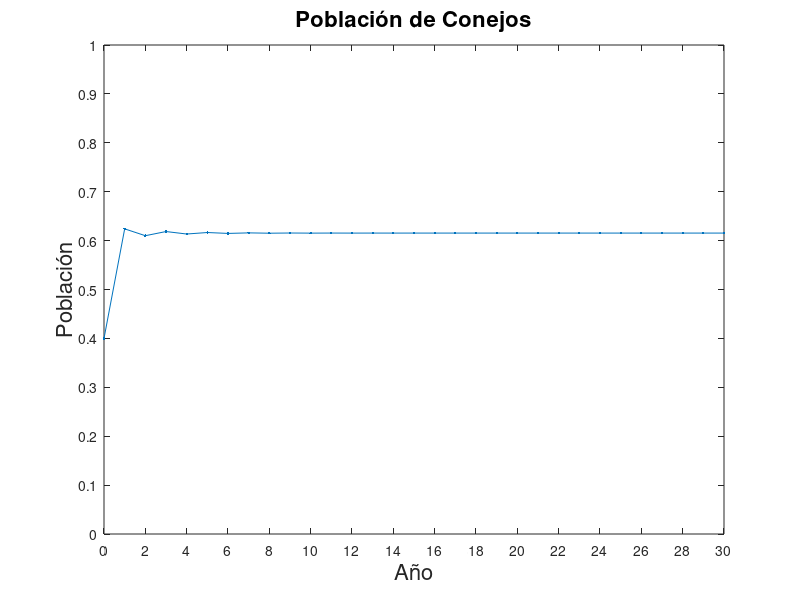

Recreate this plot in MATLAB.
clear all; close all; clc;

r = 2.6;
x0 = 0.4;

%creacion de vectores
anios = [0];
poblacion = [x0];

%generacion de datos
for anio = 1:30
  %agregar anio al vector de anios
  anios = [anios anio];
  %calcular la población del anio siguiente
  x1 = r*x0*(1-x0);
  %agregar la poblacion del anio siguiente al vector de poblacion
  poblacion = [poblacion x1];
  %hacer la poblacion del anio siguiente la nueva poblacion inicial
  x0 = x1;
endfor

plot(anios, poblacion, 'Marker', '.');
axis([0 30 0 1]);
a = gca();
set(a, 'xtick', 0:2:30);
set(a, 'ytick', 0:0.1:1);
xlabel('Año', 'FontSize', 16);
ylabel('Población', 'FontSize', 16);
title('Población de Conejos', 'FontSize', 16);
